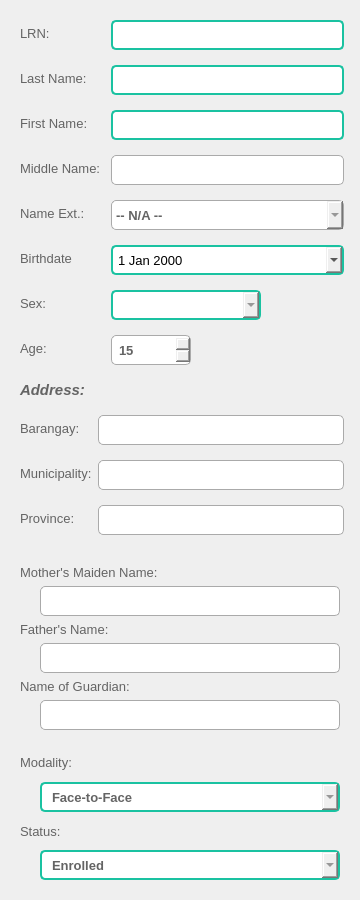
           <widget class="QFrame" name="scroll_inputFrame">
            <property name="minimumSize">
             <size>
              <width>0</width>
              <height>900</height>
             </size>
            </property>
            <property name="maximumSize">
             <size>
              <width>16777215</width>
              <height>1500</height>
             </size>
            </property>
            <property name="styleSheet">
             <string notr="true">*{
	color: rgb(100, 100, 100);
}

QFrame{
	border-radius: 0;
}

QLineEdit{
border: 1px solid rgb(170, 170, 170);
border-radius: 5px;
padding: 3px;
color: rgb(0, 0, 0);
}
</string>
            </property>
            <property name="frameShape">
             <enum>QFrame::NoFrame</enum>
            </property>
            <property name="frameShadow">
             <enum>QFrame::Plain</enum>
            </property>
            <layout class="QVBoxLayout" name="verticalLayout_5">
             <property name="spacing">
              <number>1</number>
             </property>
             <item>
              <widget class="QFrame" name="basicInfoFrame">
               <property name="styleSheet">
                <string notr="true"/>
               </property>
               <property name="frameShape">
                <enum>QFrame::NoFrame</enum>
               </property>
               <property name="frameShadow">
                <enum>QFrame::Raised</enum>
               </property>
               <layout class="QFormLayout" name="formLayout">
                <property name="horizontalSpacing">
                 <number>10</number>
                </property>
                <property name="verticalSpacing">
                 <number>15</number>
                </property>
                <property name="rightMargin">
                 <number>5</number>
                </property>
                <item row="0" column="0">
                 <widget class="QLabel" name="lrn_label">
                  <property name="font">
                   <font>
                    <pointsize>10</pointsize>
                    <italic>false</italic>
                    <bold>false</bold>
                   </font>
                  </property>
                  <property name="styleSheet">
                   <string notr="true"/>
                  </property>
                  <property name="text">
                   <string>LRN:</string>
                  </property>
                 </widget>
                </item>
                <item row="0" column="1">
                 <widget class="QLineEdit" name="lrn_entry">
                  <property name="minimumSize">
                   <size>
                    <width>0</width>
                    <height>30</height>
                   </size>
                  </property>
                  <property name="maximumSize">
                   <size>
                    <width>16777215</width>
                    <height>30</height>
                   </size>
                  </property>
                  <property name="font">
                   <font>
                    <pointsize>10</pointsize>
                    <bold>true</bold>
                   </font>
                  </property>
                  <property name="styleSheet">
                   <string notr="true">QLineEdit{
border: 2px solid rgb(26, 194, 161);
}</string>
                  </property>
                  <property name="cursorPosition">
                   <number>0</number>
                  </property>
                 </widget>
                </item>
                <item row="1" column="0">
                 <widget class="QLabel" name="l_nameLabel">
                  <property name="font">
                   <font>
                    <pointsize>10</pointsize>
                    <italic>false</italic>
                    <bold>false</bold>
                   </font>
                  </property>
                  <property name="styleSheet">
                   <string notr="true"/>
                  </property>
                  <property name="text">
                   <string>Last Name:</string>
                  </property>
                 </widget>
                </item>
                <item row="1" column="1">
                 <widget class="QLineEdit" name="l_nameEntry">
                  <property name="minimumSize">
                   <size>
                    <width>0</width>
                    <height>30</height>
                   </size>
                  </property>
                  <property name="maximumSize">
                   <size>
                    <width>16777215</width>
                    <height>30</height>
                   </size>
                  </property>
                  <property name="font">
                   <font>
                    <pointsize>10</pointsize>
                    <bold>true</bold>
                   </font>
                  </property>
                  <property name="styleSheet">
                   <string notr="true">QLineEdit{
border: 2px solid rgb(26, 194, 161);
}</string>
                  </property>
                 </widget>
                </item>
                <item row="2" column="0">
                 <widget class="QLabel" name="f_nameLabel">
                  <property name="font">
                   <font>
                    <pointsize>10</pointsize>
                    <italic>false</italic>
                    <bold>false</bold>
                   </font>
                  </property>
                  <property name="styleSheet">
                   <string notr="true"/>
                  </property>
                  <property name="text">
                   <string>First Name:</string>
                  </property>
                 </widget>
                </item>
                <item row="2" column="1">
                 <widget class="QLineEdit" name="f_nameEntry">
                  <property name="minimumSize">
                   <size>
                    <width>0</width>
                    <height>30</height>
                   </size>
                  </property>
                  <property name="maximumSize">
                   <size>
                    <width>16777215</width>
                    <height>30</height>
                   </size>
                  </property>
                  <property name="font">
                   <font>
                    <pointsize>10</pointsize>
                    <bold>true</bold>
                   </font>
                  </property>
                  <property name="styleSheet">
                   <string notr="true">QLineEdit{
border: 2px solid rgb(26, 194, 161);
}</string>
                  </property>
                 </widget>
                </item>
                <item row="3" column="0">
                 <widget class="QLabel" name="m_nameLabel">
                  <property name="font">
                   <font>
                    <pointsize>10</pointsize>
                    <italic>false</italic>
                    <bold>false</bold>
                   </font>
                  </property>
                  <property name="styleSheet">
                   <string notr="true"/>
                  </property>
                  <property name="text">
                   <string>Middle Name:</string>
                  </property>
                 </widget>
                </item>
                <item row="3" column="1">
                 <widget class="QLineEdit" name="m_nameEntry">
                  <property name="minimumSize">
                   <size>
                    <width>0</width>
                    <height>30</height>
                   </size>
                  </property>
                  <property name="maximumSize">
                   <size>
                    <width>16777215</width>
                    <height>30</height>
                   </size>
                  </property>
                  <property name="font">
                   <font>
                    <pointsize>10</pointsize>
                    <bold>true</bold>
                   </font>
                  </property>
                  <property name="styleSheet">
                   <string notr="true"/>
                  </property>
                 </widget>
                </item>
                <item row="4" column="0">
                 <widget class="QLabel" name="n_ExtLabel">
                  <property name="font">
                   <font>
                    <pointsize>10</pointsize>
                    <italic>false</italic>
                    <bold>false</bold>
                   </font>
                  </property>
                  <property name="styleSheet">
                   <string notr="true"/>
                  </property>
                  <property name="text">
                   <string>Name Ext.:</string>
                  </property>
                 </widget>
                </item>
                <item row="5" column="0">
                 <widget class="QLabel" name="yearLabel">
                  <property name="font">
                   <font>
                    <pointsize>10</pointsize>
                    <italic>false</italic>
                    <bold>false</bold>
                   </font>
                  </property>
                  <property name="styleSheet">
                   <string notr="true"/>
                  </property>
                  <property name="text">
                   <string>Birthdate</string>
                  </property>
                 </widget>
                </item>
                <item row="5" column="1">
                 <widget class="QDateEdit" name="birthdate">
                  <property name="minimumSize">
                   <size>
                    <width>0</width>
                    <height>30</height>
                   </size>
                  </property>
                  <property name="maximumSize">
                   <size>
                    <width>16777215</width>
                    <height>30</height>
                   </size>
                  </property>
                  <property name="font">
                   <font>
                    <pointsize>10</pointsize>
                   </font>
                  </property>
                  <property name="styleSheet">
                   <string notr="true">QDateEdit{
border: 2px solid rgb(26, 194, 161);
border-radius: 5px;
padding: 3px;
color: rgb(0, 0, 0);
}
QCalendarWidget QWidget{
	background-color: rgb(255, 255, 255);
}
QCalendarWidget QToolButton{
	background-color: rgb(255, 255, 255);
}



</string>
                  </property>
                  <property name="calendarPopup">
                   <bool>true</bool>
                  </property>
                 </widget>
                </item>
                <item row="6" column="0">
                 <widget class="QLabel" name="sexLabel">
                  <property name="font">
                   <font>
                    <pointsize>10</pointsize>
                    <italic>false</italic>
                    <bold>false</bold>
                   </font>
                  </property>
                  <property name="styleSheet">
                   <string notr="true"/>
                  </property>
                  <property name="text">
                   <string>Sex:</string>
                  </property>
                 </widget>
                </item>
                <item row="7" column="0">
                 <widget class="QLabel" name="ageLabel">
                  <property name="font">
                   <font>
                    <pointsize>10</pointsize>
                    <italic>false</italic>
                    <bold>false</bold>
                   </font>
                  </property>
                  <property name="styleSheet">
                   <string notr="true"/>
                  </property>
                  <property name="text">
                   <string>Age:</string>
                  </property>
                 </widget>
                </item>
                <item row="6" column="1">
                 <widget class="QComboBox" name="sexComboBox">
                  <property name="minimumSize">
                   <size>
                    <width>0</width>
                    <height>30</height>
                   </size>
                  </property>
                  <property name="maximumSize">
                   <size>
                    <width>150</width>
                    <height>30</height>
                   </size>
                  </property>
                  <property name="font">
                   <font>
                    <pointsize>10</pointsize>
                    <bold>true</bold>
                   </font>
                  </property>
                  <property name="styleSheet">
                   <string notr="true">QComboBox{
border: 2px solid rgb(26, 194, 161);
border-radius: 5px;
}
QComboBox::on{
border: 1px solid rgb(26, 194, 161);
}
</string>
                  </property>
                  <property name="currentText">
                   <string/>
                  </property>
                  <property name="currentIndex">
                   <number>-1</number>
                  </property>
                  <property name="sizeAdjustPolicy">
                   <enum>QComboBox::AdjustToContents</enum>
                  </property>
                  <item>
                   <property name="text">
                    <string>Male</string>
                   </property>
                  </item>
                  <item>
                   <property name="text">
                    <string>Female</string>
                   </property>
                  </item>
                 </widget>
                </item>
                <item row="4" column="1">
                 <widget class="QComboBox" name="nameExtCombo">
                  <property name="minimumSize">
                   <size>
                    <width>0</width>
                    <height>30</height>
                   </size>
                  </property>
                  <property name="maximumSize">
                   <size>
                    <width>16777215</width>
                    <height>30</height>
                   </size>
                  </property>
                  <property name="font">
                   <font>
                    <pointsize>10</pointsize>
                    <bold>true</bold>
                   </font>
                  </property>
                  <property name="styleSheet">
                   <string notr="true">QComboBox{
border: 1px solid rgb(170, 170, 170);
border-radius: 5px;
}
</string>
                  </property>
                  <item>
                   <property name="text">
                    <string>-- N/A --</string>
                   </property>
                  </item>
                  <item>
                   <property name="text">
                    <string>JR</string>
                   </property>
                  </item>
                  <item>
                   <property name="text">
                    <string>SR</string>
                   </property>
                  </item>
                  <item>
                   <property name="text">
                    <string>I</string>
                   </property>
                  </item>
                  <item>
                   <property name="text">
                    <string>II</string>
                   </property>
                  </item>
                  <item>
                   <property name="text">
                    <string>III</string>
                   </property>
                  </item>
                  <item>
                   <property name="text">
                    <string>IV</string>
                   </property>
                  </item>
                  <item>
                   <property name="text">
                    <string>V</string>
                   </property>
                  </item>
                 </widget>
                </item>
                <item row="7" column="1">
                 <widget class="QSpinBox" name="ageSpinBox">
                  <property name="minimumSize">
                   <size>
                    <width>80</width>
                    <height>30</height>
                   </size>
                  </property>
                  <property name="maximumSize">
                   <size>
                    <width>80</width>
                    <height>30</height>
                   </size>
                  </property>
                  <property name="font">
                   <font>
                    <pointsize>10</pointsize>
                    <bold>true</bold>
                   </font>
                  </property>
                  <property name="styleSheet">
                   <string notr="true">QSpinBox{
border: 1px solid rgb(170, 170, 170);
border-radius: 5px;
padding-left: 5px;
}</string>
                  </property>
                  <property name="maximum">
                   <number>99</number>
                  </property>
                  <property name="value">
                   <number>15</number>
                  </property>
                 </widget>
                </item>
               </layout>
              </widget>
             </item>
             <item>
              <widget class="QLabel" name="addressLabel_2">
               <property name="maximumSize">
                <size>
                 <width>16777215</width>
                 <height>30</height>
                </size>
               </property>
               <property name="font">
                <font>
                 <pointsize>11</pointsize>
                 <italic>true</italic>
                 <bold>true</bold>
                </font>
               </property>
               <property name="styleSheet">
                <string notr="true">QLabel{
	padding: 5px;
}</string>
               </property>
               <property name="text">
                <string>Address:</string>
               </property>
              </widget>
             </item>
             <item>
              <widget class="QFrame" name="addressContent">
               <property name="minimumSize">
                <size>
                 <width>0</width>
                 <height>0</height>
                </size>
               </property>
               <property name="maximumSize">
                <size>
                 <width>16777215</width>
                 <height>16777215</height>
                </size>
               </property>
               <property name="styleSheet">
                <string notr="true"/>
               </property>
               <property name="frameShape">
                <enum>QFrame::NoFrame</enum>
               </property>
               <property name="frameShadow">
                <enum>QFrame::Raised</enum>
               </property>
               <layout class="QFormLayout" name="formLayout_2">
                <property name="verticalSpacing">
                 <number>15</number>
                </property>
                <property name="rightMargin">
                 <number>5</number>
                </property>
                <item row="0" column="0">
                 <widget class="QLabel" name="brgyLabel">
                  <property name="font">
                   <font>
                    <pointsize>10</pointsize>
                    <italic>false</italic>
                    <bold>false</bold>
                   </font>
                  </property>
                  <property name="styleSheet">
                   <string notr="true"/>
                  </property>
                  <property name="text">
                   <string>Barangay:</string>
                  </property>
                 </widget>
                </item>
                <item row="0" column="1">
                 <widget class="QLineEdit" name="brgyEntry">
                  <property name="minimumSize">
                   <size>
                    <width>0</width>
                    <height>30</height>
                   </size>
                  </property>
                  <property name="maximumSize">
                   <size>
                    <width>16777215</width>
                    <height>30</height>
                   </size>
                  </property>
                  <property name="font">
                   <font>
                    <pointsize>10</pointsize>
                    <bold>true</bold>
                   </font>
                  </property>
                  <property name="styleSheet">
                   <string notr="true"/>
                  </property>
                 </widget>
                </item>
                <item row="1" column="0">
                 <widget class="QLabel" name="munLabel">
                  <property name="font">
                   <font>
                    <pointsize>10</pointsize>
                    <italic>false</italic>
                    <bold>false</bold>
                   </font>
                  </property>
                  <property name="styleSheet">
                   <string notr="true"/>
                  </property>
                  <property name="text">
                   <string>Municipality:</string>
                  </property>
                 </widget>
                </item>
                <item row="1" column="1">
                 <widget class="QLineEdit" name="munEntry">
                  <property name="minimumSize">
                   <size>
                    <width>0</width>
                    <height>30</height>
                   </size>
                  </property>
                  <property name="maximumSize">
                   <size>
                    <width>16777215</width>
                    <height>30</height>
                   </size>
                  </property>
                  <property name="font">
                   <font>
                    <pointsize>10</pointsize>
                    <bold>true</bold>
                   </font>
                  </property>
                  <property name="styleSheet">
                   <string notr="true"/>
                  </property>
                 </widget>
                </item>
                <item row="2" column="0">
                 <widget class="QLabel" name="provLabel">
                  <property name="font">
                   <font>
                    <pointsize>10</pointsize>
                    <italic>false</italic>
                    <bold>false</bold>
                   </font>
                  </property>
                  <property name="styleSheet">
                   <string notr="true"/>
                  </property>
                  <property name="text">
                   <string>Province:</string>
                  </property>
                 </widget>
                </item>
                <item row="2" column="1">
                 <widget class="QLineEdit" name="provEntry">
                  <property name="minimumSize">
                   <size>
                    <width>0</width>
                    <height>30</height>
                   </size>
                  </property>
                  <property name="maximumSize">
                   <size>
                    <width>16777215</width>
                    <height>30</height>
                   </size>
                  </property>
                  <property name="font">
                   <font>
                    <pointsize>10</pointsize>
                    <bold>true</bold>
                   </font>
                  </property>
                  <property name="styleSheet">
                   <string notr="true"/>
                  </property>
                 </widget>
                </item>
               </layout>
              </widget>
             </item>
             <item>
              <widget class="QFrame" name="parentFrame">
               <property name="minimumSize">
                <size>
                 <width>0</width>
                 <height>0</height>
                </size>
               </property>
               <property name="maximumSize">
                <size>
                 <width>16777215</width>
                 <height>200</height>
                </size>
               </property>
               <property name="frameShape">
                <enum>QFrame::StyledPanel</enum>
               </property>
               <property name="frameShadow">
                <enum>QFrame::Raised</enum>
               </property>
               <layout class="QFormLayout" name="formLayout_4">
                <item row="0" column="0">
                 <widget class="QLabel" name="motherLabel">
                  <property name="font">
                   <font>
                    <pointsize>10</pointsize>
                    <italic>false</italic>
                    <bold>false</bold>
                   </font>
                  </property>
                  <property name="styleSheet">
                   <string notr="true"/>
                  </property>
                  <property name="text">
                   <string>Mother's Maiden Name:</string>
                  </property>
                 </widget>
                </item>
                <item row="2" column="0">
                 <widget class="QLabel" name="fatherLabel">
                  <property name="font">
                   <font>
                    <pointsize>10</pointsize>
                    <italic>false</italic>
                    <bold>false</bold>
                   </font>
                  </property>
                  <property name="styleSheet">
                   <string notr="true"/>
                  </property>
                  <property name="text">
                   <string>Father's Name:</string>
                  </property>
                 </widget>
                </item>
                <item row="3" column="0">
                 <widget class="QLineEdit" name="fatherEntry">
                  <property name="minimumSize">
                   <size>
                    <width>320</width>
                    <height>30</height>
                   </size>
                  </property>
                  <property name="maximumSize">
                   <size>
                    <width>320</width>
                    <height>30</height>
                   </size>
                  </property>
                  <property name="font">
                   <font>
                    <pointsize>10</pointsize>
                    <bold>true</bold>
                   </font>
                  </property>
                  <property name="styleSheet">
                   <string notr="true">QLineEdit{
	margin-left: 20px;
}</string>
                  </property>
                 </widget>
                </item>
                <item row="4" column="0">
                 <widget class="QLabel" name="guardianLabel">
                  <property name="font">
                   <font>
                    <pointsize>10</pointsize>
                    <italic>false</italic>
                    <bold>false</bold>
                   </font>
                  </property>
                  <property name="styleSheet">
                   <string notr="true"/>
                  </property>
                  <property name="text">
                   <string>Name of Guardian:</string>
                  </property>
                 </widget>
                </item>
                <item row="5" column="0">
                 <widget class="QLineEdit" name="guardianEntry">
                  <property name="minimumSize">
                   <size>
                    <width>320</width>
                    <height>30</height>
                   </size>
                  </property>
                  <property name="maximumSize">
                   <size>
                    <width>320</width>
                    <height>30</height>
                   </size>
                  </property>
                  <property name="font">
                   <font>
                    <pointsize>10</pointsize>
                    <bold>true</bold>
                   </font>
                  </property>
                  <property name="styleSheet">
                   <string notr="true">QLineEdit{
	margin-left: 20px;
}</string>
                  </property>
                 </widget>
                </item>
                <item row="1" column="0">
                 <widget class="QLineEdit" name="motherEntry">
                  <property name="minimumSize">
                   <size>
                    <width>320</width>
                    <height>30</height>
                   </size>
                  </property>
                  <property name="maximumSize">
                   <size>
                    <width>320</width>
                    <height>30</height>
                   </size>
                  </property>
                  <property name="font">
                   <font>
                    <pointsize>10</pointsize>
                    <bold>true</bold>
                   </font>
                  </property>
                  <property name="styleSheet">
                   <string notr="true">QLineEdit{
	margin-left: 20px;
}</string>
                  </property>
                 </widget>
                </item>
               </layout>
              </widget>
             </item>
             <item>
              <widget class="QFrame" name="modalFrame">
               <property name="minimumSize">
                <size>
                 <width>0</width>
                 <height>0</height>
                </size>
               </property>
               <property name="maximumSize">
                <size>
                 <width>16777215</width>
                 <height>16777215</height>
                </size>
               </property>
               <property name="frameShape">
                <enum>QFrame::StyledPanel</enum>
               </property>
               <property name="frameShadow">
                <enum>QFrame::Raised</enum>
               </property>
               <layout class="QVBoxLayout" name="verticalLayout_4">
                <property name="spacing">
                 <number>6</number>
                </property>
                <item>
                 <widget class="QLabel" name="modalLabel">
                  <property name="font">
                   <font>
                    <pointsize>10</pointsize>
                    <italic>false</italic>
                    <bold>false</bold>
                   </font>
                  </property>
                  <property name="styleSheet">
                   <string notr="true"/>
                  </property>
                  <property name="text">
                   <string>Modality:</string>
                  </property>
                 </widget>
                </item>
                <item>
                 <widget class="QComboBox" name="modalCombo">
                  <property name="minimumSize">
                   <size>
                    <width>0</width>
                    <height>30</height>
                   </size>
                  </property>
                  <property name="maximumSize">
                   <size>
                    <width>320</width>
                    <height>30</height>
                   </size>
                  </property>
                  <property name="font">
                   <font>
                    <pointsize>10</pointsize>
                    <bold>true</bold>
                   </font>
                  </property>
                  <property name="styleSheet">
                   <string notr="true">QComboBox{
border: 2px solid rgb(26, 194, 161);
border-radius: 5px;
margin-left: 20px;
padding-left: 10px;
}
QComboBox::on{
border: 1px solid rgb(26, 194, 161);
}
</string>
                  </property>
                  <property name="currentIndex">
                   <number>0</number>
                  </property>
                  <item>
                   <property name="text">
                    <string>Face-to-Face</string>
                   </property>
                  </item>
                  <item>
                   <property name="text">
                    <string>Modular</string>
                   </property>
                  </item>
                  <item>
                   <property name="text">
                    <string>Online</string>
                   </property>
                  </item>
                 </widget>
                </item>
                <item>
                 <widget class="QLabel" name="eligLabel">
                  <property name="font">
                   <font>
                    <pointsize>10</pointsize>
                    <italic>false</italic>
                    <bold>false</bold>
                   </font>
                  </property>
                  <property name="styleSheet">
                   <string notr="true"/>
                  </property>
                  <property name="text">
                   <string>Status:</string>
                  </property>
                 </widget>
                </item>
                <item>
                 <widget class="QComboBox" name="statusCombo">
                  <property name="minimumSize">
                   <size>
                    <width>0</width>
                    <height>30</height>
                   </size>
                  </property>
                  <property name="maximumSize">
                   <size>
                    <width>320</width>
                    <height>30</height>
                   </size>
                  </property>
                  <property name="font">
                   <font>
                    <pointsize>10</pointsize>
                    <bold>true</bold>
                   </font>
                  </property>
                  <property name="styleSheet">
                   <string notr="true">QComboBox{
border: 2px solid rgb(26, 194, 161);
border-radius: 5px;
margin-left: 20px;
padding-left: 10px;
}
QComboBox::on{
border: 1px solid rgb(26, 194, 161);
}
</string>
                  </property>
                  <item>
                   <property name="text">
                    <string>Enrolled</string>
                   </property>
                  </item>
                  <item>
                   <property name="text">
                    <string>Dropped</string>
                   </property>
                  </item>
                  <item>
                   <property name="text">
                    <string>Pending</string>
                   </property>
                  </item>
                 </widget>
                </item>
               </layout>
              </widget>
             </item>
            </layout>
           </widget>
